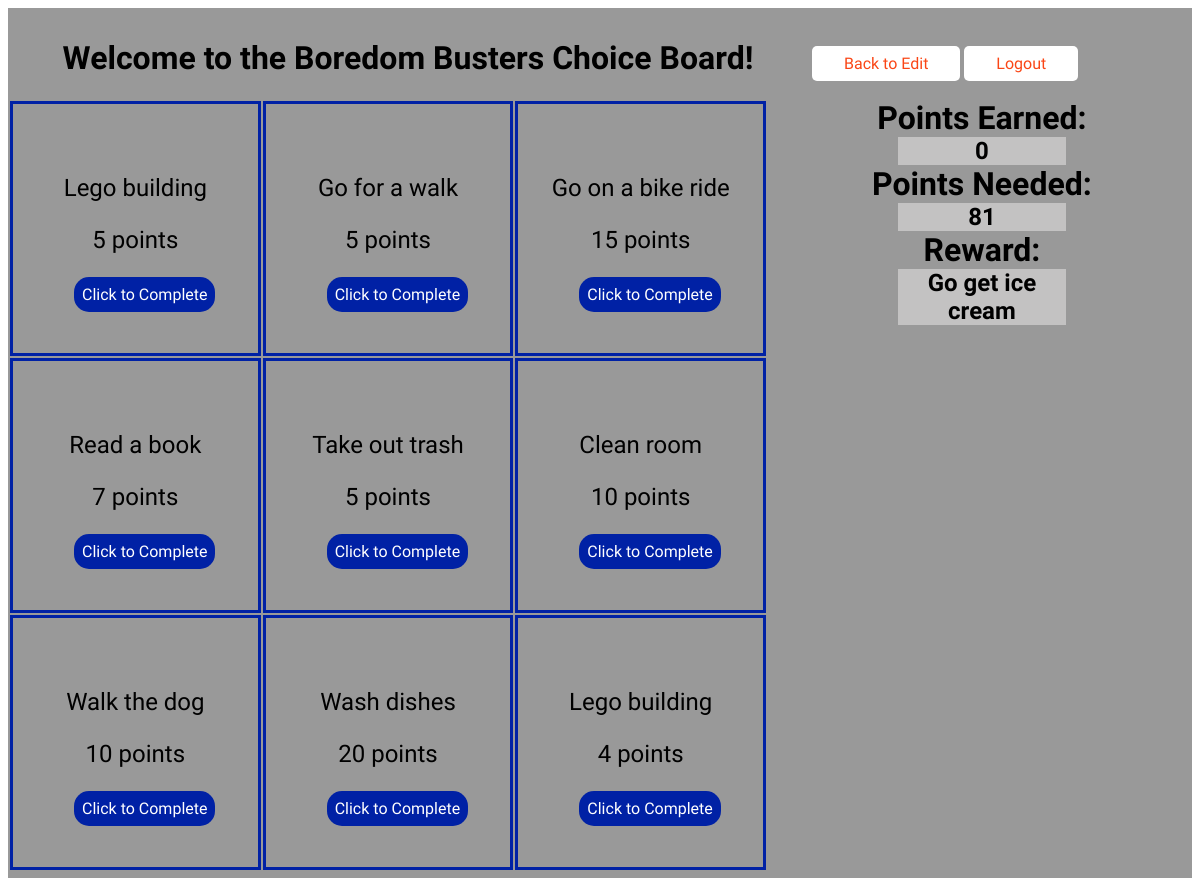
The page /choiceBoard (signed in) on the database as committed earlier.
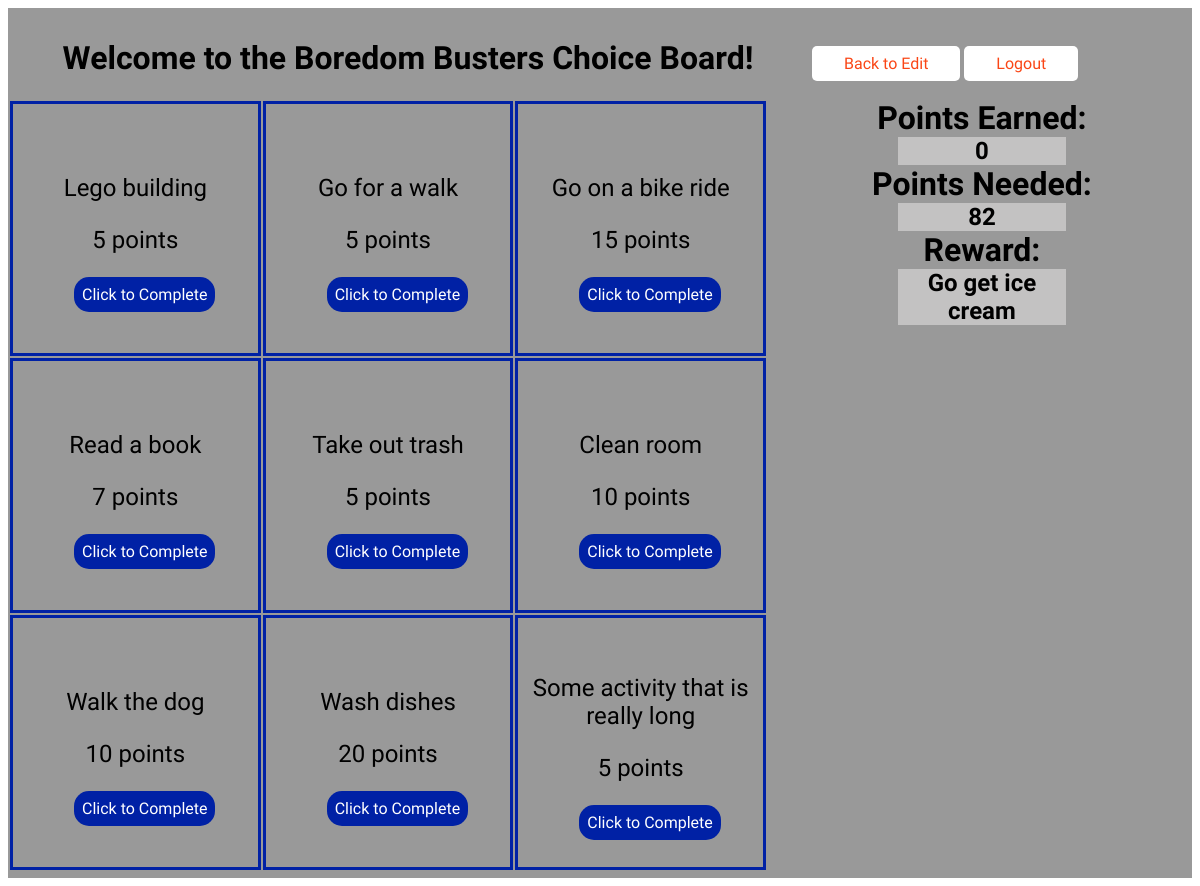
The same page on the database as committed later.
### boredom_app/models.py (models this page shows)
class Activity(models.Model):
    item = models.CharField(max_length=255)
    points = models.PositiveIntegerField(validators=[MaxValueValidator(999)])
    user = models.ForeignKey(User, related_name="activities", on_delete = models.CASCADE)
    created_at = models.DateField(auto_now_add=True)
    updated_at = models.DateField(auto_now=True)
    objects = UserManager()

### boredom_app/views.py (the view)
# urls.py: path('choiceBoard', views.choiceBoard),
def choiceBoard(request):
    user = User.objects.get(id=request.session['id'])
    activities = Activity.objects.filter(user=user)
    request.session['sum'] = 0
    if 'points_earned' not in request.session:
        request.session['points_earned'] = 0
    for activity in activities:
        request.session['sum'] = request.session['sum'] + activity.points
    my_reward = user.reward
    context = {
        'my_reward': my_reward,
        'activities': activities,
    }
    return render(request, 'choiceBoard.html', context)

### boredom_app/templates/choiceBoard.html (shortened to what this page needs)
<!DOCTYPE html>
<html lang="en">
<head>
    {% load static %}
    <link rel="stylesheet" href="{% static 'style.css' %}">
</head>
<body>
    <div id="choiceboard_container">
        <div class="choiceBoardHeader">
            <h1 id="choiceBoard_heading">Welcome to the Boredom Busters Choice Board!</h1>
            <a id="choiceBoardButton1" href="/admin_edits">Back to Edit</a>
            <a id="choiceBoardButton2" href="/logout">Logout</a>
        </div>
        <div class="choice_board">
            <table>
                <tr>
                {% for activity in activities %}
                <td id="{{forloop.counter}}">
                <p id="activityOnChoiceBoard">{{activity.item}}</p>
                <p id="pointsOnChoiceBoard">{{activity.points}} points</p>
                <a class="buttonOnChoiceBoard" href="/completed_activity/{{activity.id}}">Click to Complete</a>
                {% cycle '' '' '</td></tr><tr>' %}
                {% endfor %}
            </table>
        </div>
        <div class="points_earned_needed">
            <h1 class="points_headings">Points Earned:</h1><br>
            <h2 class="point_values">{{request.session.points_earned}}</h2>
            <h1 class="points_headings">Points Needed:</h1>
            <h2 class="point_values">{{request.session.sum}}</h2>
            <h1 class="points_headings">Reward:</h1>
            <h2 id="reward_description">{{my_reward}}</h2>
        </div>
    </div>
</body>
</html>

Rows that differ between the two databases and show on the page:
removed Activity: item "Lego building", points "4"
added Activity: item "Some activity that is really long", points "5"
Other text that changed with them:
{{ request.session.sum }}: "81" → "82"
